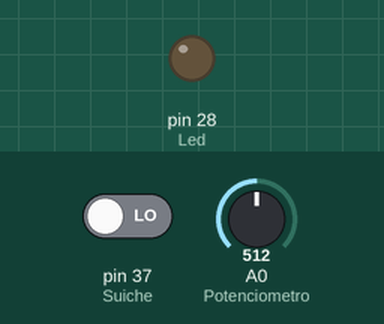
The sketch below on a simulated Arduino Mega 2560, built with avr-gcc and run on an emulated ATmega2560. Parts: output pins drawn as LEDs (lit = HIGH). Inputs (shaded band) come from the test bench; at power-on: pin 37 (Suiche) LOW, A0 (Potenciometro) = 512. What the sketch prints to the serial monitor is not drawn.

Above: at 1.2 s.
1.3 s: pin 37 (Suiche) driven HIGH
At 2.5 s:
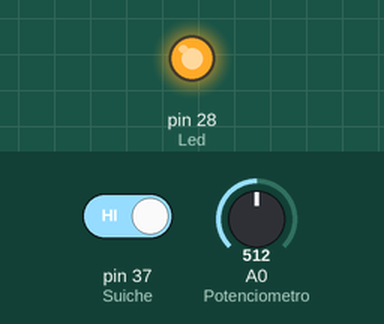
3.1 s: pin 37 (Suiche) driven LOW
At 4.3 s:
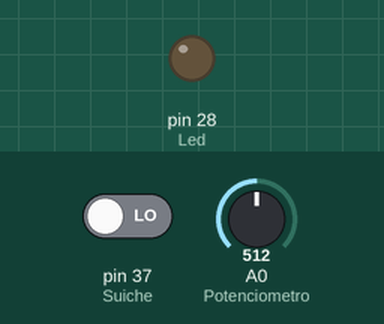
Timing chart, 0 to 6.1 s (numbered marks = the images above; inputs shaded):
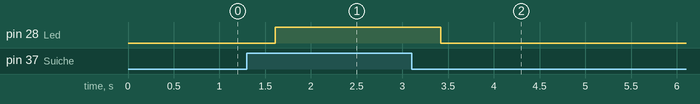

The sketch:

potenciometro.ino
```cpp
#define Potenciometro A0
#define Suiche 37
#define Led 28
float vPotenciometro = 0;
int vSuiche = 0;
float VoltajePot;

void setup() {
  pinMode(Suiche, INPUT);
  pinMode(Led, OUTPUT);
  digitalWrite(Led, 0);
  Serial.begin(9600);
}

void loop() {
  vPotenciometro = analogRead(Potenciometro);
  vSuiche= digitalRead(Suiche);
  Serial.print("Potenciometro: ");
  Serial.print(vPotenciometro);
  VoltajePot = vPotenciometro / 1023 * 5;
  Serial.print("  VoltajePot: ");
  Serial.println(VoltajePot);
  delay(200);
  if (vSuiche == 1 ){digitalWrite(Led, 1);}
  else{digitalWrite(Led,0);}
}
```

Measured:
- after the input at 1.3 s, pin 28 (Led): LOW → HIGH after 0.31 s
- after the input at 3.1 s, pin 28 (Led): HIGH → LOW after 0.32 s
